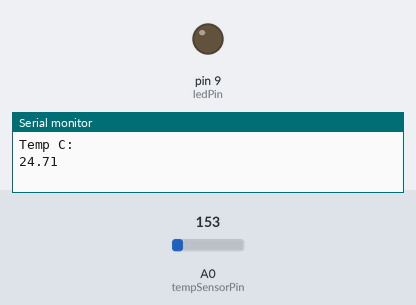
Simulated run of this sketch. Board: Arduino Uno, built with avr-gcc and run on an emulated ATmega328P. On the bench: output pins drawn as LEDs (lit = HIGH), the last lines printed to the serial monitor. Inputs (shaded band) come from the test bench; at power-on: A0 (tempSensorPin) = 153.

Above: at 0.1 s.
At 1.1 s:
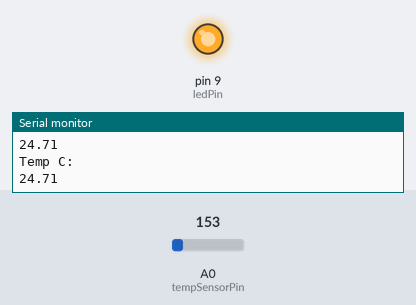
Timing chart, 0 to 2.6 s (numbered marks = the images above):
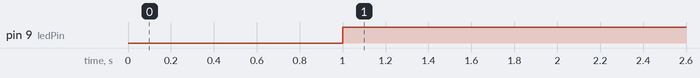

Measured:
- by itself, pin 9 (ledPin): LOW → HIGH at 1.0 s

The sketch:

Task1.1P.ino
```cpp
int tempSensorPin = A0;
int ledPin = 9;

void setup()
{
  	pinMode(tempSensorPin, INPUT);
  	pinMode(ledPin, OUTPUT);

  	Serial.begin(9600);
}

void loop()
{
  	// Get reading from sensor and convert to voltage
  	int reading = analogRead(tempSensorPin);
  	float voltage = reading * 5.0;
  	voltage /= 1024.0;

  	// Convert voltage to temperature in Celsius
  	float tempC = (voltage - 0.5) * 100;

  	Serial.println("Temp C:");
  	Serial.println(tempC);

  	delay(1000);

  	// Turn on LED if temperature is high enough
    if (tempC > 5.0) {
  		digitalWrite(ledPin, HIGH);
    } else {
  		digitalWrite(ledPin, LOW);
    }
}
```
